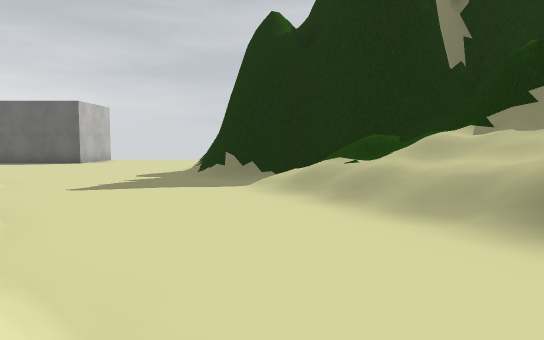
[1] (above)

24 first-person views from a walk through a Unity game level. The camera is 1.4 m above the floor, tilts 4° down and sees 70° across. The floor is counted in squares, 2 m on a side. Each view is taken from the middle of a square. On the plan, view 1 faces up. The plan holds only what a view shows up to about 11 squares ahead; the rest is blank. The place goes on beyond the plan. Some animated figures are left out. Some surface patterns are stand-ins.

[2]
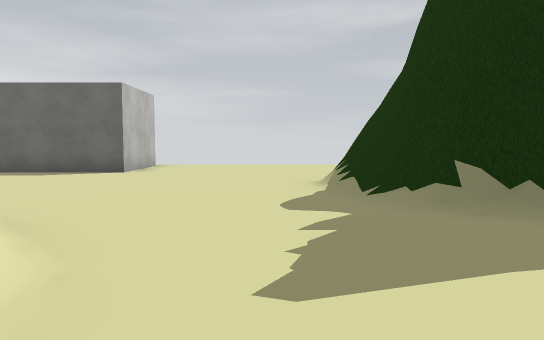

[3]
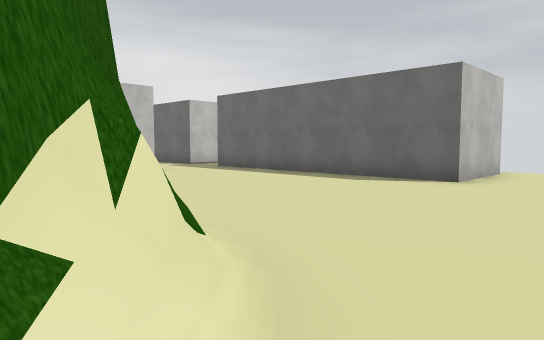

[4]
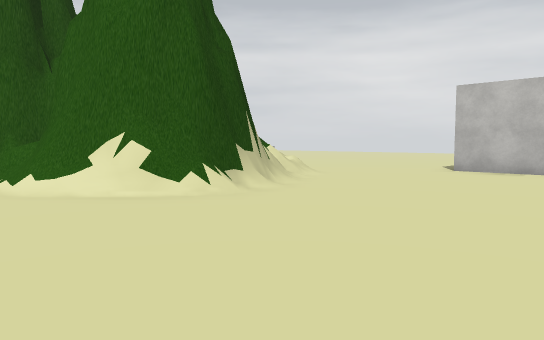

[5]
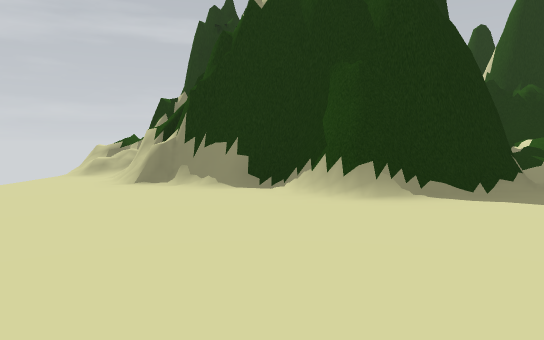

[6]
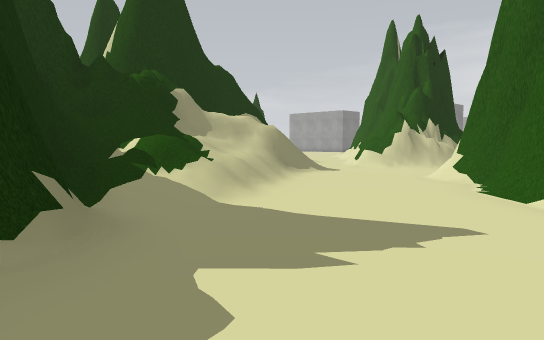

[7]
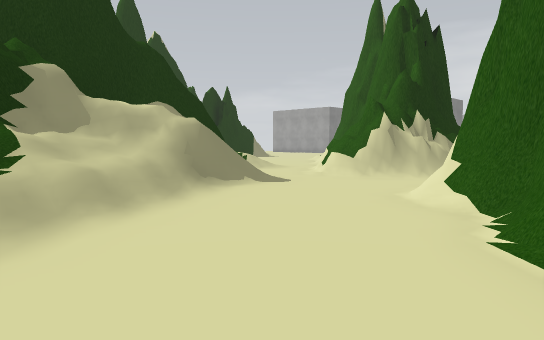

[8]
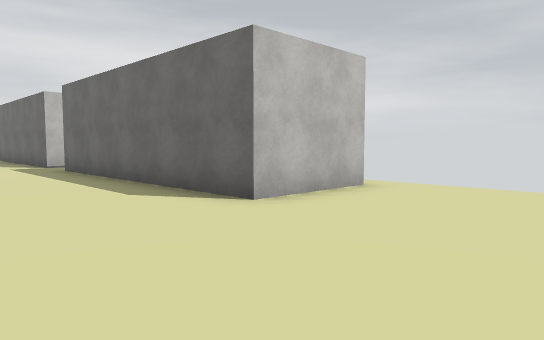

[9]
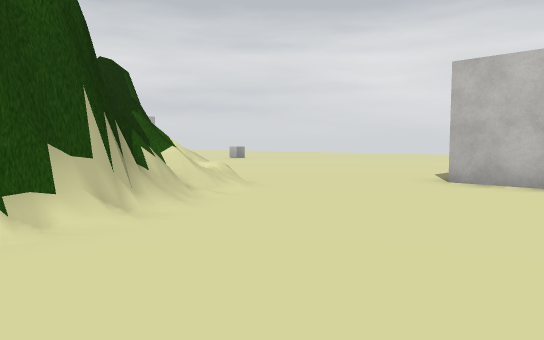

[10]
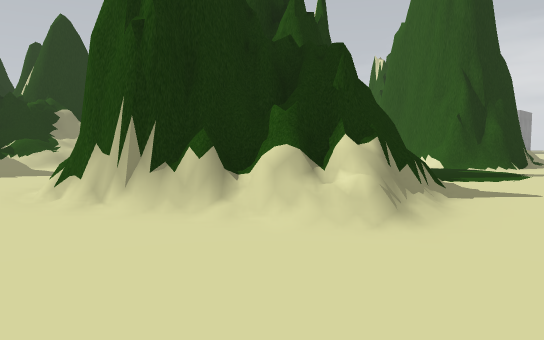

[11]
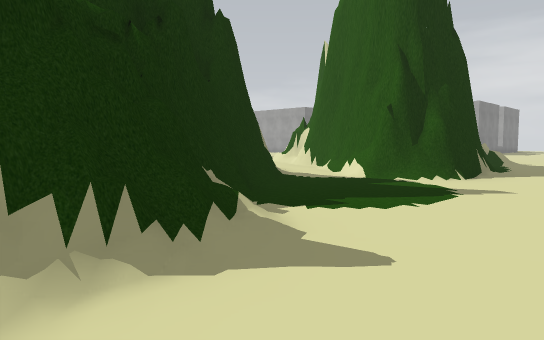

[12]
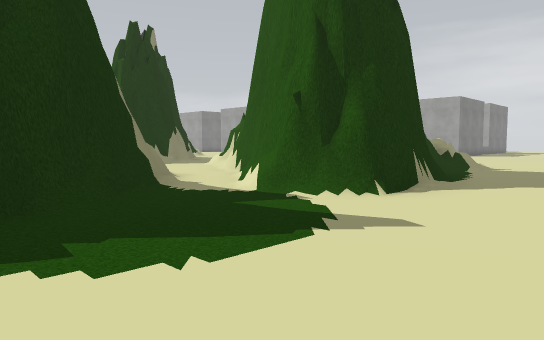

[13]
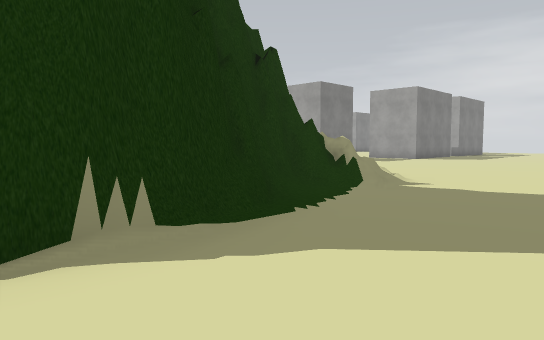

[14]
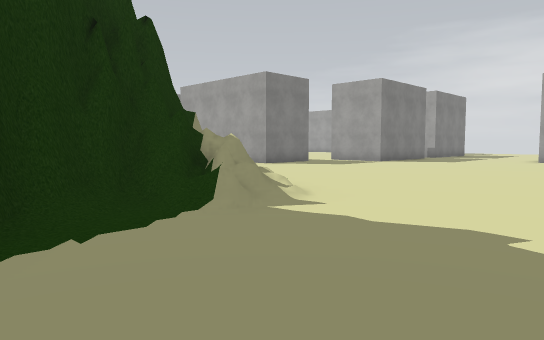

[15]
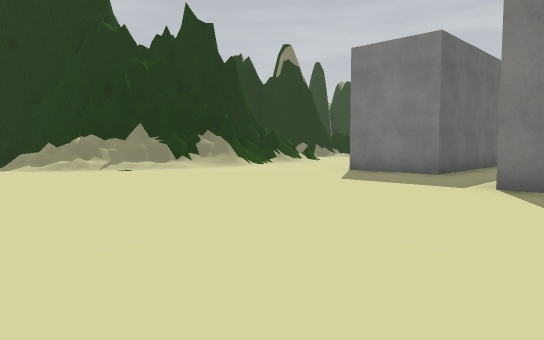

[16]
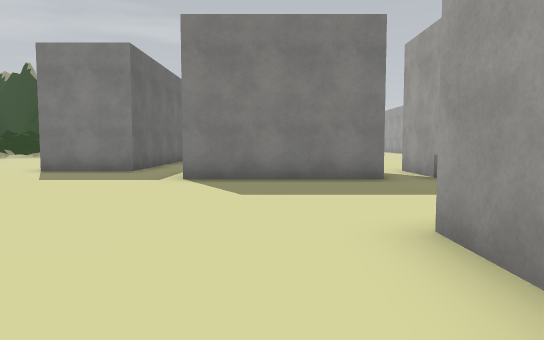

[17]
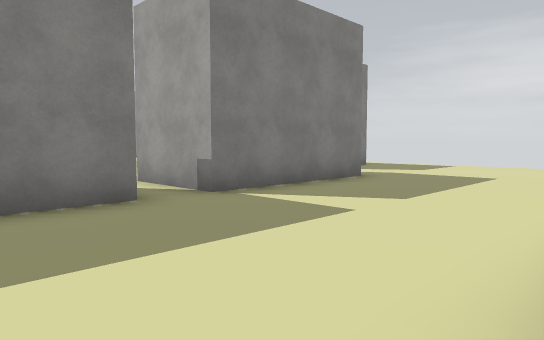

[18]
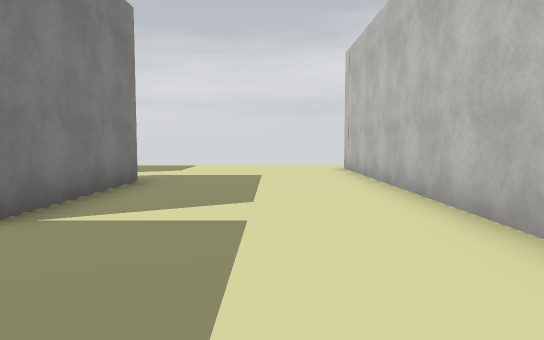

[19]
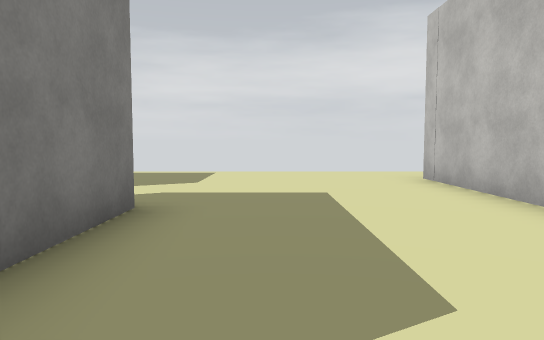

[20]
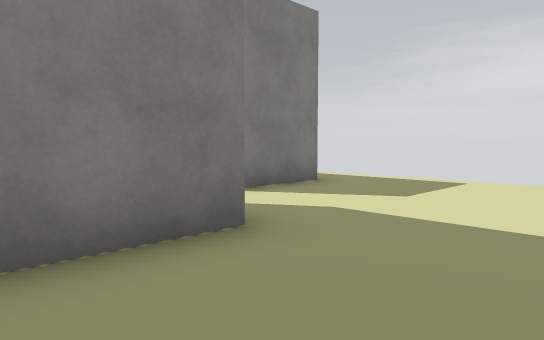

[21]
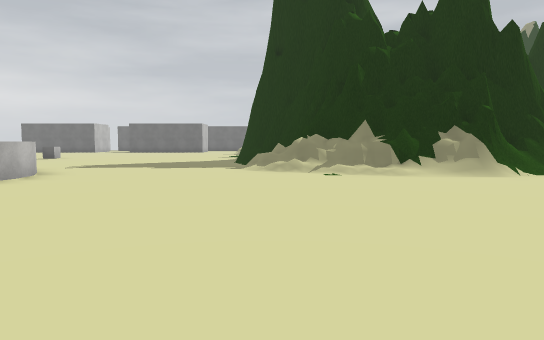

[22]
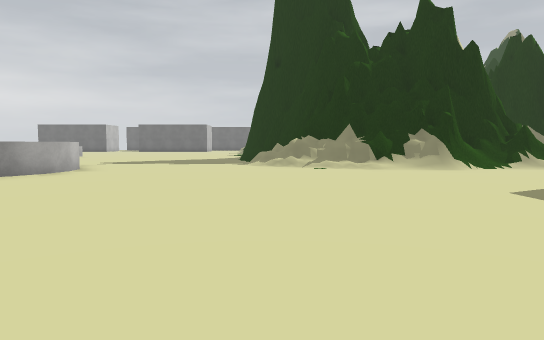

[23]
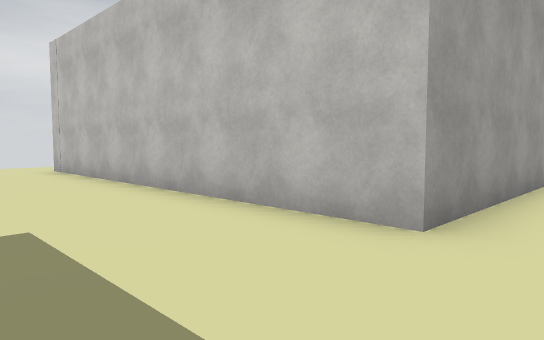

[24]
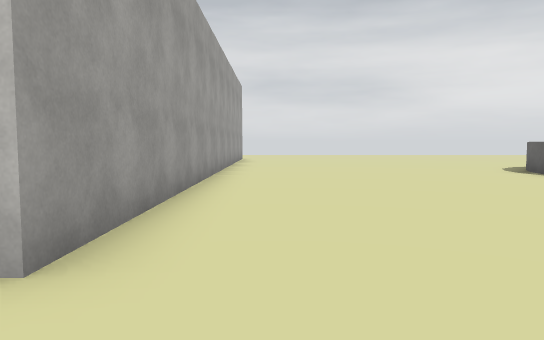

### Floor plan
Key: @ floor where view 1 was taken; # wall or solid block; . floor; / step, stairs or slope; = window, fence, low wall or low ledge.
Columns run from 12 left of view 1 to 5 right of it. Each row starts with its distance up from view 1.
 15      #......///#
 14 ######......##
 13 .........../#
 12 .........../#
 11 ........../##
 10 ........../#
  9 ...........#
  8 ...........#####
  7 ....###.....//###
  6 ..#=####....////#
  5 ..=##  #/....//##
  4 ..###  ##/...//###
  3 ...##   ##/.../#=#
  2 ....##   #....// #
  1 .....#   ###..// #
  0 .....##     @... #
 -1 ......##    ..=../
 -2  ...//.=    =###./
 -3 ...###/...  ####
 -4 ...# ##/..  ##
 -5 ...#  ###/
 -6 ...##
 -7 ....##
 -8 ..../#
 -9 ....=##
-10 ..../#######
-11 .....//######
-12 .......///..
-13 ...........
-14 ...........
-15 ...........
-16 ..........#
-17 ..........####
-18 .............
-19 ...........
-20 ........#
-21 ........#
-22 ........#
-23 ####....#
-24    #......
-25    #....##
-26    #....#
-27    #....#
-28    #....#
-29    #......
-30    #......#
-31    #......#
-32    ........
-33    ........

Where each view was taken, in squares from view 1:
view 1: 0 up, 0 right, facing up
view 2: 4 up, 3 left, facing up
view 3: 6 up, 4 left, facing up-left
view 4: 12 up, 3 left, facing down-left
view 5: 12 up, 7 left, facing right
view 6: 9 up, 4 left, facing down-right
view 7: 6 up, 3 left, facing down-right
view 8: 10 up, 3 left, facing up-left
view 9: 11 up, 6 left, facing down-left
view 10: 9 up, 12 left, facing down-right
view 11: 5 up, 12 left, facing down-right
view 12: 2 up, 12 left, facing down-right
view 13: 3 down, 12 left, facing down-right
view 14: 6 down, 12 left, facing down-right
view 15: 21 down, 11 left, facing up-right
view 16: 21 down, 12 left, facing right
view 17: 21 down, 9 left, facing down-right
view 18: 21 down, 7 left, facing down
view 19: 24 down, 6 left, facing down
view 20: 26 down, 7 left, facing down-right
view 21: 20 down, 8 left, facing up
view 22: 22 down, 8 left, facing up
view 23: 21 down, 6 left, facing down-left
view 24: 21 down, 7 left, facing left
